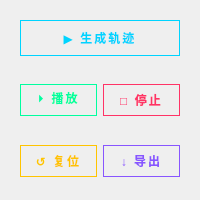
                  <widget class="QWidget" name="actionSection" native="true">
                   <property name="minimumSize">
                    <size>
                     <width>0</width>
                     <height>200</height>
                    </size>
                   </property>
                   <property name="styleSheet">
                    <string notr="true">QWidget#actionSection {
    background-color: rgba(5, 18, 35, 180);
    border: 1px solid rgba(0, 212, 255, 35);
    border-radius: 4px;
}</string>
                   </property>
                   <layout class="QVBoxLayout" name="verticalLayout_58">
                    <item>
                     <widget class="QWidget" name="actionRowTop" native="true">
                      <layout class="QHBoxLayout" name="horizontalLayout_25">
                       <item>
                        <widget class="QPushButton" name="btnGenerate">
                         <property name="styleSheet">
                          <string notr="true">QPushButton#btnGenerate,
QPushButton#btnPlay,
QPushButton#btnStop,
QPushButton#btnReset,
QPushButton#btnExport {
    height: 30px;
    background: transparent;
    border: 1px solid;
    font-size: 12px;
    font-weight: 600;
    letter-spacing: 2px;
    padding: 0 8px;
}
QPushButton#btnGenerate {
    min-height: 34px;
    color: rgb(0, 212, 255);
    border-color: rgb(0, 212, 255);
}

QPushButton#btnGenerate:hover {
    background-color: rgba(0, 212, 255, 0.10);
}</string>
                         </property>
                         <property name="text">
                          <string>▶ 生成轨迹</string>
                         </property>
                        </widget>
                       </item>
                      </layout>
                     </widget>
                    </item>
                    <item>
                     <widget class="QWidget" name="actionRowMid" native="true">
                      <layout class="QHBoxLayout" name="horizontalLayout_23">
                       <item>
                        <widget class="QPushButton" name="btnPlay">
                         <property name="styleSheet">
                          <string notr="true">QPushButton#btnGenerate,
QPushButton#btnPlay,
QPushButton#btnStop,
QPushButton#btnReset,
QPushButton#btnExport {
    height: 30px;
    background: transparent;
    border: 1px solid;
    font-size: 12px;
    font-weight: 600;
    letter-spacing: 2px;
    padding: 0 8px;
}
QPushButton#btnPlay {
    color: rgb(0, 255, 159);
    border-color: rgb(0, 255, 159);
}
QPushButton#btnPlay:hover {
    background-color: rgba(0, 255, 159, 0.10);
}</string>
                         </property>
                         <property name="text">
                          <string>⏵ 播放</string>
                         </property>
                        </widget>
                       </item>
                       <item>
                        <widget class="QPushButton" name="btnStop">
                         <property name="styleSheet">
                          <string notr="true">QPushButton#btnGenerate,
QPushButton#btnPlay,
QPushButton#btnStop,
QPushButton#btnReset,
QPushButton#btnExport {
    height: 30px;
    background: transparent;
    border: 1px solid;
    font-size: 12px;
    font-weight: 600;
    letter-spacing: 2px;
    padding: 0 8px;
}
QPushButton#btnStop {
    color: rgb(255, 51, 102);
    border-color: rgb(255, 51, 102);
}
QPushButton#btnStop:hover {
    background-color: rgba(255, 51, 102, 0.10);
}
</string>
                         </property>
                         <property name="text">
                          <string>□ 停止</string>
                         </property>
                        </widget>
                       </item>
                      </layout>
                     </widget>
                    </item>
                    <item>
                     <widget class="QWidget" name="actionRowBottom" native="true">
                      <layout class="QHBoxLayout" name="horizontalLayout_24">
                       <item>
                        <widget class="QPushButton" name="btnReset">
                         <property name="styleSheet">
                          <string notr="true">QPushButton#btnGenerate,
QPushButton#btnPlay,
QPushButton#btnStop,
QPushButton#btnReset,
QPushButton#btnExport {
    height: 30px;
    background: transparent;
    border: 1px solid;
    font-size: 12px;
    font-weight: 600;
    letter-spacing: 2px;
    padding: 0 8px;
}
QPushButton#btnReset {
    color: rgb(255, 196, 0);
    border-color: rgb(255, 196, 0);
}
QPushButton#btnReset:hover {
    background-color: rgba(255, 196, 0, 0.10);
}</string>
                         </property>
                         <property name="text">
                          <string>↺ 复位</string>
                         </property>
                        </widget>
                       </item>
                       <item>
                        <widget class="QPushButton" name="btnExport">
                         <property name="styleSheet">
                          <string notr="true">QPushButton#btnGenerate,
QPushButton#btnPlay,
QPushButton#btnStop,
QPushButton#btnReset,
QPushButton#btnExport {
    height: 30px;
    background: transparent;
    border: 1px solid;
    font-size: 12px;
    font-weight: 600;
    letter-spacing: 2px;
    padding: 0 8px;
}
QPushButton#btnExport {
    color: rgb(136, 85, 255);
    border-color: rgb(136, 85, 255);
}
QPushButton#btnExport:hover {
    background-color: rgba(136, 85, 255, 0.10);
}</string>
                         </property>
                         <property name="text">
                          <string>↓ 导出</string>
                         </property>
                        </widget>
                       </item>
                      </layout>
                     </widget>
                    </item>
                   </layout>
                  </widget>
